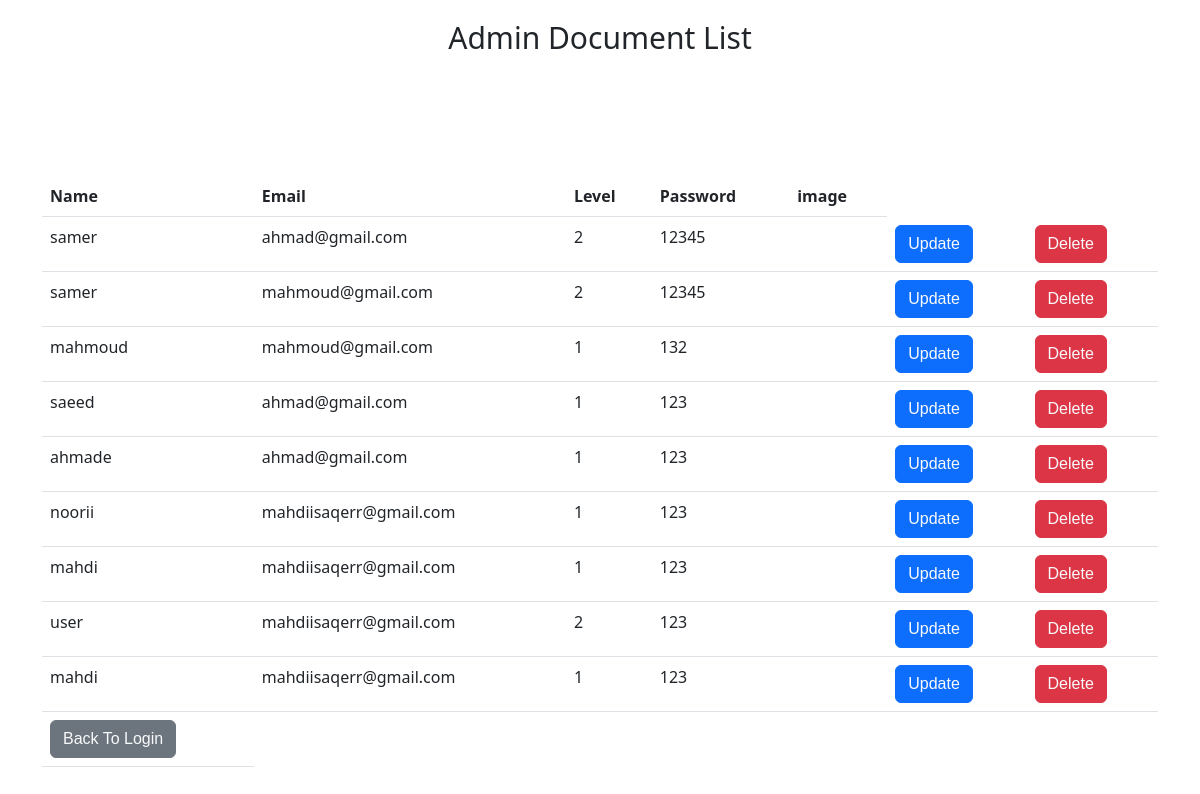
Screenshot of /HomeAdmin.php with the database file from the repository.
### tables this page shows
CREATE TABLE `users` (
  `id` int(11) NOT NULL,
  `name` varchar(40) DEFAULT NULL,
  `email` varchar(40) DEFAULT NULL,
  `level` varchar(40) DEFAULT NULL,
  `password` varchar(40) DEFAULT NULL,
  `image` varchar(255) NOT NULL
);

### conection.php (called while the page is built, shortened)
<?php
class loginlogout
{
    public static function connect()
    {
        try {
            $con = new PDO('mysql:host=localhost;dbname=loginlogoutsystem', 'root', '');
            return $con;
        } catch (PDOException $erro1) {
            echo $erro1->getMessage();
        } catch (Exception $erro2) {
            echo $erro2->getMessage();
        }
    }
    public static function selectdata(){
        $p=loginlogout::connect()->prepare('SELECT * FROM users ');
        $p->execute();
        $data = $p->fetchAll(PDO::FETCH_ASSOC);
        return $data;
    }
}

### HomeAdmin.php (the view, shortened to what this page needs)
<!DOCTYPE html>
<html lang="en">
<head>
    <link rel="stylesheet" href="https://cdn.jsdelivr.net/npm/bootstrap@5.2.3/dist/css/bootstrap.min.css">
</head>
<body>
    <h1>Admin Document List </h1>
    <div class="container">
        <table class="table">
            <thead>
                <tr>
                    <th scope="col">Name</th>
                    <th scope="col">Email</th>
                    <th scope="col">Level</th>
                    <th scope="col">Password</th>
                    <th scope="col">image</th>
                </tr>
            </thead>
            <tbody>
                <?php
                require('./conection.php');
                $p = loginlogout::selectdata();
                if (count($p) > 0) {
                    for ($i = 0; $i < count($p); $i++) {
                        foreach ($p[$i] as $key => $value) {
                            if ($key != 'id') {
                                echo '<td>' . $value . '</td>';
                            }
                        }
                        ?>
                        <td><button class="btn btn-primary"><a href="update.php?id=<?php echo $p[$i]['id'] ?> " class="text-light">Update</a></button></td>
                        <td><button class="btn btn-danger"><a href="delete.php?id=<?php echo $p[$i]['id'] ?>"class="text-light">Delete</a></button></td>
                        <?php
                    }
                }
                ?>
                <div>
                <td><button class="btn btn-secondary"><a href="login.php" class="text-light">Back To Login</a></button></td>
                </div>
            </tbody>
        </table>
    </div>
</body>
</html>

### HomeAdmin.php (style rules this page uses)
.container { margin-top: 10%; margin-bottom: 20%; }
.btn { font-family: 'Gill Sans', 'Gill Sans MT', Calibri, 'Trebuchet MS', sans-serif; text-decoration: none; }
a { text-decoration: none; }
h1 { display: flex; font-family:'Segoe UI', Tahoma, Geneva, Verdana, sans-serif; font-size: 30px; justify-content: center; margin-top: 20px; }

### rows the page displays
users: name "samer", email "ahmad@gmail.com", level "2", password "12345"
users: name "samer", email "mahmoud@gmail.com", level "2", password "12345"
users: name "mahmoud", email "mahmoud@gmail.com", level "1", password "132"
users: name "saeed", email "ahmad@gmail.com", level "1", password "123"
users: name "ahmade", email "ahmad@gmail.com", level "1", password "123"
users: name "noorii", email "mahdiisaqerr@gmail.com", level "1", password "123"
users: name "mahdi", email "mahdiisaqerr@gmail.com", level "1", password "123"
users: name "user", email "mahdiisaqerr@gmail.com", level "2", password "123"
users: name "mahdi", email "mahdiisaqerr@gmail.com", level "1", password "123"
